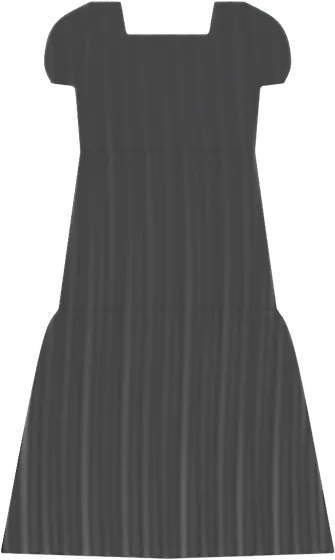
#> input picture uom-thu/app/g/dam-babydoll__den.webp, 335 x 560 px, given in place of 049447_0.jpg, which was not available
$ python build_assets.py out.png ../app/g/dam-babydoll__den.webp
#> lines starting #> are read from the running program, lines starting #| are printed output that depends on the picture
### uom-thu/blender/specs.py
# Garment specs shared by masks.py (PIL) and garments.py (Blender). Units: cm, y up, top of garment ~ y=0.
# A point is (x, y) smooth or (x, y, 1) sharp corner. Half outlines run from the centre line down the right side.

PX_PER_CM = 6

def mirror(half):
    """Close a right-half outline (starts and ends on x=0) into a full polygon."""
    left = [(-p[0],) + tuple(p[1:]) for p in reversed(half[1:-1])]
    return list(half) + left

def mir_pts(pts):
    return [(-p[0],) + tuple(p[1:]) for p in pts]

def mir_lines(lines):
    return lines + [[(-x, y) for x, y in l] for l in lines]

# [5 lines left out: function leg_crease, not called in this run]

# ---------- colours (name_vi, hex) ----------
LINEN_COLORS = {
    'be-yen-mach': ('Be yến mạch', '#d6c7ab'),
    'trang-nga':   ('Trắng ngà',   '#ece6d9'),
    'xanh-reu':    ('Xanh rêu',    '#8c9a78'),
    'nau-dat':     ('Nâu đất',     '#8a5a3c'),
    'xanh-navy':   ('Xanh navy',   '#2c3a55'),
    'den':         ('Đen',         '#262628'),
}
COAT_COLORS = {
    'camel':     ('Camel',      '#b88a5a'),
    'den':       ('Đen',        '#232325'),
    'xam-tieu':  ('Xám tiêu',   '#86868a'),
    'be-kem':    ('Be kem',     '#d9ccb4'),
    'nau-chocolate': ('Nâu socola', '#57392a'),
}
DRESS_COLORS = {
    'trang-nga':  ('Trắng ngà',  '#efe9dd'),
    'xanh-sage':  ('Xanh sage',  '#a3b19a'),
    'den':        ('Đen',        '#262628'),
    'hong-dat':   ('Hồng đất',   '#c58b7a'),
    'xanh-baby':  ('Xanh baby',  '#a9c1d9'),
}

G = {}

# ---------------- PANTS (quần linen) ----------------
def pants(key, name, waist, hip, length, hem_out, hem_in, crotch, elastic=False, cuff=False):
    w = waist
    half = [(0, 0, 1), (w, 0, 1), (w + 0.6, -5, 0) if elastic else (w + 0.5, -6), (hip, -24),
            (hem_out, -length, 1), (hem_in, -length, 1), (0, -crotch, 1)]
    if elastic:
        half = [(0, 0, 1), (w, 0, 1), (w + 0.4, -5.5, 1), (hip, -26), (hem_out, -length, 1), (hem_in, -length, 1), (0, -crotch, 1)]
    lines = []
    band = 5.5 if elastic else 4.0
    lines.append([(-w - 1, -band), (w + 1, -band)])
    if not elastic:
        lines += mir_lines([[(w - 3, -band), (hip - 2.2, -17)]])            # slant side pockets
        lines.append([(0, -band), (2.6, -band - 1), (2.6, -16), (0, -19.5)])  # fly stitching
        lines += mir_lines([[(x, 0), (x, -band)] for x in (w * 0.55, w - 1.5)])  # belt loops
    else:
        lines += [[(x, -0.6), (x, -band + 0.6)] for x in [i * 1.7 - w + 0.8 for i in range(int(2 * w / 1.7))]]  # elastic gathers
    if cuff:
        lines.append([(hem_in, -length + 4), (hem_out, -length + 4)])
        lines.append([(-hem_in, -length + 4), (-hem_out, -length + 4)])
    # pressed crease along each leg
    cx_top = hip * 0.5
    cx_bot = (hem_out + hem_in) / 2
    ridges = [((cx_top, -crotch + 2), (cx_bot, -length + 1), 0.55, 0.9),
              ((-cx_top, -crotch + 2), (-cx_bot, -length + 1), 0.55, 0.9)]
    slabs = [{'poly': [(-w - 0.3, 0.3, 1), (w + 0.3, 0.3, 1), (w + 0.7 if elastic else w + 0.5, -band, 1), (-w - 0.7 if elastic else -w - 0.5, -band, 1)], 'z': 0.15, 'th': 0.5}]
    if elastic:  # drawstring cords hanging from centre
        slabs.append({'poly': [(-1.2, -2.0, 1), (-0.6, -2.0, 1), (-1.6, -17, 1), (-2.3, -17, 1)], 'z': 0.6, 'th': 0.35})
        slabs.append({'poly': [(0.6, -2.0, 1), (1.2, -2.0, 1), (2.6, -16, 1), (1.9, -16, 1)], 'z': 0.6, 'th': 0.35})
    G[key] = dict(cat='quan', name=name, outline=mirror(half), lines=lines, ridges=ridges, slabs=slabs,
                  dots=[(0, -2.0)] if not elastic else [], dark=[],
                  folds=dict(top=0.45, bottom=1.5, lam=(5.5, 8.5, 13.0)), colors=LINEN_COLORS,
                  vton='Lower-body')

pants('quan-ong-rong', 'Quần linen ống rộng', 19, 25.5, 100, 32, 3.0, 33)
pants('quan-ong-suong', 'Quần linen ống suông', 18.5, 24.5, 100, 25.5, 4.5, 33)
pants('quan-lung-culottes', 'Quần culottes linen', 19, 26, 68, 32, 3.0, 32)
pants('quan-palazzo-lung-chun', 'Quần palazzo lưng chun', 16.5, 26, 104, 36, 2.5, 34, elastic=True)

# ---------------- COATS (áo măng tô) ----------------
def coat(key, name, length, belted=False, double=False):
    hem_w = 27 if length > 100 else 25.5
    half = [(0, -0.5, 1), (5.5, 1.5), (9, 0.6), (19.5, -3, 1), (23.5, -8), (27, -30), (29.5, -64, 1),
            (23.2, -66.5, 1), (23.6, -69, 1), (hem_w, -length, 1), (0, -length - 0.8, 1)]
    lines = []
    lines += mir_lines([[(20.5, -21), (22.2, -45), (23.0, -65.5)]])    # inner sleeve seam
    lines += mir_lines([[(19.3, -3), (21.5, -21)]])                     # armhole seam
    lines += mir_lines([[(23.6, -58), (29.0, -58.8)]])                  # cuff tab line
    lines += mir_lines([[(10.5, -62), (18.5, -60.5)], [(10.5, -62), (10.6, -63.2)], [(18.5, -60.5), (18.7, -61.8)]])  # pocket flaps
    lines.append([(0.0, -39), (0.0, -length)])                          # front closure
    lines.append([(-hem_w + 1, -length + 3), (hem_w - 1, -length + 3)])  # hem stitch
    dots = []
    if double:
        dots += [(6, y) for y in (-44, -56, -68)] + [(-6, y) for y in (-44, -56, -68)]
    elif not belted:
        dots += [(2.4, y) for y in (-46, -60, -74)]
    lapel = [(5.5, 1.5, 1), (8.7, 0.4, 1), (12.8, -8.5, 1), (11.3, -11.2, 1), (15.2, -14, 1), (7.5, -28), (0.6, -40, 1), (0.2, -38.5, 1)]
    if double:
        lapel = [(5.5, 1.5, 1), (8.7, 0.4, 1), (13.3, -9, 1), (11.8, -11.8, 1), (16.5, -14.5, 1), (11, -27), (2.0, -41, 1), (0.2, -38.5, 1)]
    slabs = [{'poly': lapel, 'z': 0.6, 'th': 0.45}, {'poly': mir_pts(lapel), 'z': 0.6, 'th': 0.45}]
    dark = [[(0, -0.5), (5.3, 1.4), (0.2, -38.5), (-5.3, 1.4)]]  # visible inside of the V neckline
    if belted:
        slabs.append({'poly': [(-25, -40, 1), (25, -40, 1), (25.3, -45, 1), (-25.3, -45, 1)], 'z': 0.8, 'th': 0.4})
        slabs.append({'poly': [(-2.5, -39.5, 1), (2.5, -39.5, 1), (3, -46, 1), (-3, -46, 1)], 'z': 1.3, 'th': 0.5})  # knot
        slabs.append({'poly': [(-2.2, -45, 1), (0.6, -45, 1), (-1.5, -78, 1), (-4.6, -77, 1)], 'z': 1.1, 'th': 0.35})  # sash tails
        slabs.append({'poly': [(0.4, -45, 1), (3.0, -45, 1), (4.8, -70, 1), (1.8, -70.5, 1)], 'z': 1.2, 'th': 0.35})
    G[key] = dict(cat='mangto', name=name, outline=mirror(half), lines=lines,
                  ridges=[((0, -40), (0, -length), -0.35, 0.7)], slabs=slabs, dots=dots, dark=dark,
                  folds=dict(top=0.3, bottom=1.1, lam=(6.5, 10.0, 15.0)), colors=COAT_COLORS, vton='Dress')

coat('mangto-dang-dai', 'Măng tô dáng dài', 112)
coat('mangto-dang-lung', 'Măng tô dáng lửng', 86)
coat('mangto-that-dai', 'Măng tô thắt đai', 108, belted=True)
coat('mangto-hai-hang-khuy', 'Măng tô hai hàng khuy', 104, double=True)

# ---------------- DRESSES (đầm linen) ----------------
def dress(key, name, half, lines=(), slabs=(), dots=(), dark=(), folds=None):
    G[key] = dict(cat='dam', name=name, outline=mirror(half), lines=list(lines), ridges=[], slabs=list(slabs),
                  dots=list(dots), dark=list(dark), folds=folds or dict(top=0.35, bottom=1.4, lam=(5.0, 8.0, 12.0)),
                  colors=DRESS_COLORS, vton='Dress')

# slip dress, 2 straps
strap = [(5.6, -11.5, 1), (6.4, -11.5, 1), (7.4, 1.5, 1), (6.6, 1.5, 1)]
dress('dam-hai-day', 'Đầm hai dây linen',
      [(0, -15.5, 1), (6.2, -11, 1), (10.5, -13.5, 1), (12, -25), (11, -38), (14, -62), (17.5, -104, 1), (0, -105, 1)],
      lines=[[(-11, -38), (11, -38)]] + [[(-17, -101), (17, -101)]],
      slabs=[{'poly': strap, 'z': 0.3, 'th': 0.3}, {'poly': mir_pts(strap), 'z': 0.3, 'th': 0.3}])

# shirt dress with collar, short sleeves, button placket and tie belt
collar = [(0.3, -3.5, 1), (4.5, 1.2, 1), (7.8, 0.3, 1), (6.0, -6.5, 1)]
dress('dam-so-mi', 'Đầm sơ mi linen',
      [(0, -3.5, 1), (4.5, 1.0), (8.5, 0.6), (17.5, -3, 1), (24, -9.5), (26.5, -22, 1), (19.8, -24.5, 1), (18.8, -37), (17.6, -42),
       (24.5, -102, 1), (0, -103, 1)],
      lines=[[(-1.6, -3), (-1.6, -102)], [(1.6, -3), (1.6, -102)]] + mir_lines([[(17.6, -3), (19.8, -24)], [(19.6, -19.5), (26.0, -18)]]),
      slabs=[{'poly': collar, 'z': 0.5, 'th': 0.35}, {'poly': mir_pts(collar), 'z': 0.5, 'th': 0.35},
             {'poly': [(-18.3, -39, 1), (18.3, -39, 1), (18.5, -43, 1), (-18.5, -43, 1)], 'z': 0.6, 'th': 0.35},
             {'poly': [(-1.5, -42.5, 1), (1.2, -42.5, 1), (-2.0, -64, 1), (-4.6, -63, 1)], 'z': 0.9, 'th': 0.3},
             {'poly': [(0.8, -42.5, 1), (3.0, -42.5, 1), (5.4, -60, 1), (2.8, -60.5, 1)], 'z': 1.0, 'th': 0.3}],
      dots=[(0, y) for y in (-7, -17, -27, -48, -58, -68, -78, -88)])

# A-line sleeveless, round neck
dress('dam-chu-a', 'Đầm chữ A sát nách',
      [(0, -5, 1), (6, -1, 1), (12.5, -2, 1), (12.2, -9), (15.8, -21, 1), (15.2, -34), (26, -96, 1), (0, -98, 1)],
      lines=[[(-15.2, -34), (15.2, -34)], [(-25.5, -93.5), (25.5, -93.5)]] + mir_lines([[(5.5, -34), (8.5, -96)]]),
      folds=dict(top=0.3, bottom=1.6, lam=(6.0, 9.0, 14.0)))

# babydoll smock: square neck, puff sleeves, tiered skirt
dress('dam-babydoll', 'Đầm babydoll tầng',
      [(0, -6, 1), (8, -6, 1), (9, 0, 1), (14, 0, 1), (21, -3.5), (22.5, -11), (21, -14, 1), (16.5, -14.5, 1), (15.5, -27, 1),
       (19.5, -56, 1), (22.5, -60), (30, -100, 1), (0, -101, 1)],
      lines=[[(-15.5, -27), (15.5, -27)], [(-19.5, -56), (19.5, -56)]] + mir_lines([[(14, -0.5), (16.5, -14)], [(15.6, -12.5), (21.5, -12)]])
            + [[(x, -27.5), (x * 1.1, -31)] for x in [i * 2.2 - 15 for i in range(14)]]
            + [[(x, -56.5), (x * 1.06, -60)] for x in [i * 2.6 - 19 for i in range(15)]],
      folds=dict(top=0.35, bottom=1.5, lam=(3.5, 6.0, 9.0)))

### uom-thu/blender/build_assets.py
# Crop renders, make overlay (no shadow) + thumbnail (white bg) WebPs, compute anchor points, write data.js
import os, sys, json, glob
from PIL import Image, ImageDraw
HERE = os.path.dirname(os.path.abspath(__file__))
sys.path.insert(0, HERE)
from specs import G

REN = os.path.join(HERE, 'render')
OUT = sys.argv[1]
VT = sys.argv[2]  # vton dir (models)
os.makedirs(os.path.join(OUT, 'g'), exist_ok=True)
os.makedirs(os.path.join(OUT, 'm'), exist_ok=True)

# anchor x in cm and how far out on the body's shoulder half-width it sits
SHOULDER = {'mangto': (19.5, -3, 0.9), 'dam-hai-day': (6.8, 1.0, 0.5), 'dam-so-mi': (17.5, -3, 0.95),
            'dam-chu-a': (12.5, -2, 0.7), 'dam-babydoll': (14, 0, 0.75)}

garments = []
for key, g in G.items():
    files = sorted(glob.glob(os.path.join(REN, key + '__*.png')))
    if not files:
        continue
    out = g['outline']; ys = [p[1] for p in out]; xs = [p[0] for p in out]
    top, bot = max(ys), min(ys); h, w = top - bot, max(xs) - min(xs)
    scale = max(h * 1.14, w * 1.14 * 4 / 3); ppc = 1024 / scale; cy = (top + bot) / 2
    to_px = lambda x, y: (384 + x * ppc, 512 - (y - cy) * ppc)
    entry = {'key': key, 'cat': g['cat'], 'name': g['name'], 'colors': []}
    crop = None
    for f in files:
        im = Image.open(f).convert('RGBA')
        a = im.getchannel('A')
        solid = a.point(lambda v: 255 if v > 245 else 0)
        if crop is None:
            l, t, r, b = solid.getbbox(); crop = (max(0, l - 2), max(0, t - 2), min(768, r + 2), min(1024, b + 2))
        # overlay: drop the soft shadow (partial alpha) but keep anti-aliased edges
        ov = im.copy(); oa = a.point(lambda v: max(0, min(255, int((v - 215) * 255 / 40))))
        for poly in g['dark']:  # open neckline: let the model's neck / top show through
            ImageDraw.Draw(oa).polygon([to_px(*q) for q in poly], fill=0)
        ov.putalpha(oa)
        ov = ov.crop(crop)
        k = 560 / ov.height; ov = ov.resize((round(ov.width * k), 560), Image.LANCZOS)
        cid = os.path.basename(f)[len(key) + 2:-4]
        ov.save(os.path.join(OUT, 'g', f'{key}__{cid}.webp'), 'WEBP', quality=82, method=6)
        th = Image.new('RGBA', im.size, (255, 255, 255, 255)); th.alpha_composite(im)
        tb = th.convert('RGB').crop((max(0, crop[0] - 30), max(0, crop[1] - 20), min(768, crop[2] + 30), min(1024, crop[3] + 30)))
        tb.thumbnail((220, 260)); tb.save(os.path.join(OUT, 'g', f'{key}__{cid}_t.webp'), 'WEBP', quality=78)
        nm, hx = g['colors'][cid]
        entry['colors'].append({'id': cid, 'name': nm, 'hex': hx})
    cw, ch = crop[2] - crop[0], crop[3] - crop[1]
    fx = lambda x, y: ((to_px(x, y)[0] - crop[0]) / cw, (to_px(x, y)[1] - crop[1]) / ch)
    entry['aspect'] = round(cw / ch, 4)
    entry['hcm'] = round(ch / ppc, 2)
    if g['cat'] == 'quan':
        wx = max(p[0] for p in out if p[1] == 0)
        entry['anchor'] = {'type': 'waist', 'l': fx(-wx, 0)[0], 'r': fx(wx, 0)[0], 'y': fx(0, 0)[1], 'ref': 100}
    else:
        ax, ay, frac = SHOULDER['mangto' if g['cat'] == 'mangto' else key]
        entry['anchor'] = {'type': 'shoulder', 'l': fx(-ax, ay)[0], 'r': fx(ax, ay)[0], 'y': fx(0, ay)[1], 'frac': frac, 'ref': 130}
    entry['anchor'] = {k2: (round(v, 4) if isinstance(v, float) else v) for k2, v in entry['anchor'].items()}
    garments.append(entry)
#> pass 2 of the loop `for key, g in G.items():`:

# models: percent keypoints (sy shoulder y, sl/sr shoulder x, wy waist y, wl/wr waist x, ay ankle y, cx centre x)
MODELS = [
    ('049447_0.jpg', 'Dáng thon, cao', dict(sy=16, sl=31, sr=63, wy=30, wl=37, wr=60, ay=88, cx=48)),
    ('051482_0.jpg', 'Dáng mảnh', dict(sy=9, sl=38, sr=62, wy=33, wl=41, wr=62, ay=87, cx=52)),
    ('model_9.png', 'Dáng nhỏ nhắn', dict(sy=19, sl=33, sr=68, wy=38, wl=38, wr=62, ay=90, cx=50)),
    ('049713_0.jpg', 'Dáng khỏe', dict(sy=15, sl=36, sr=68, wy=38, wl=43, wr=62, ay=88, cx=53)),
    ('053514_0.jpg', 'Dáng đồng hồ cát', dict(sy=8, sl=37, sr=65, wy=28, wl=40, wr=63, ay=88, cx=51)),
    ('model_8.png', 'Dáng chân dài', dict(sy=17, sl=33, sr=65, wy=39, wl=39, wr=62, ay=88, cx=50)),
    ('052472_0.jpg', 'Dáng cao, mảnh', dict(sy=8, sl=36, sr=61, wy=33, wl=39, wr=58, ay=89, cx=49)),
    ('053228_0.jpg', 'Dáng cân đối', dict(sy=10, sl=33, sr=62, wy=31, wl=37, wr=60, ay=85, cx=49)),
    ('051918_0.jpg', 'Nam, vai rộng', dict(sy=18, sl=31, sr=69, wy=45, wl=37, wr=62, ay=88, cx=49)),
    ('049205_0.jpg', 'Nam, dáng gầy', dict(sy=13, sl=31, sr=70, wy=43, wl=35, wr=63, ay=87, cx=49)),
]
models = []
for i, (f, label, kp) in enumerate(MODELS):
    im = Image.open(os.path.join(VT, 'models', f)).convert('RGB')
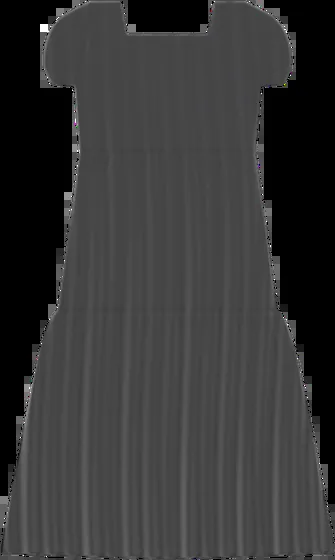
#> im: PIL image 335x560 RGB; mean R, G, B 54.4, 54.4, 54.4
    mid = f'm{i + 1}'
    im.resize((600, 800), Image.LANCZOS).save(os.path.join(OUT, 'm', mid + '.webp'), 'WEBP', quality=80, method=6)
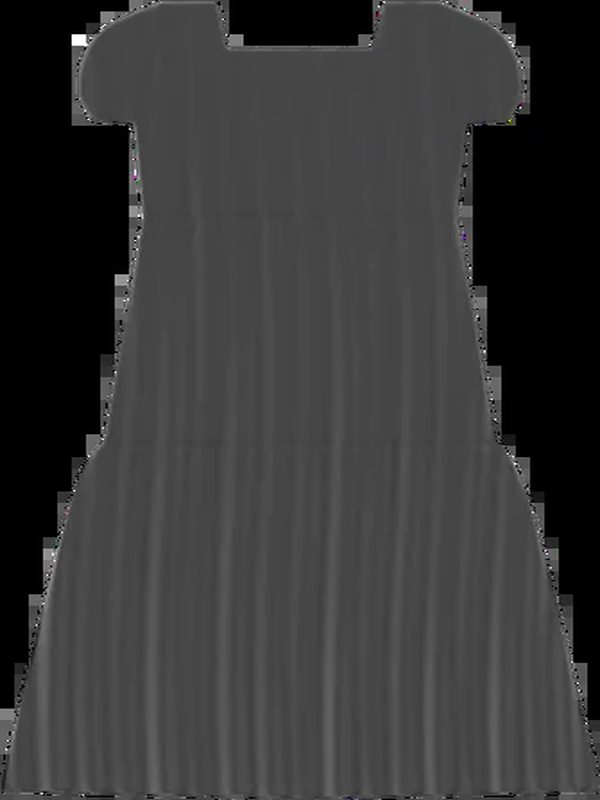
#> saved as m1.webp: PIL image 600x800 RGB; mean R, G, B 54.5, 54.5, 54.5
    t = im.resize((120, 160), Image.LANCZOS); t.save(os.path.join(OUT, 'm', mid + '_t.webp'), 'WEBP', quality=75)
    models.append({'id': mid, 'label': label, 'kp': kp})
#> pass 2 of the loop `for i, (f, label, kp) in enumerate(MODELS):`:
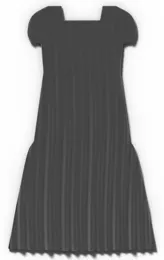
#> input picture uom-thu/app/g/dam-babydoll__den_t.webp, 164 x 260 px, given in place of 051482_0.jpg, which was not available
#> im is the input picture: PIL image 164x260 RGB; mean R, G, B 140.1, 140.1, 140.1
#> `im.resize((600, 800), Image.LANCZOS).save(os.path.join(OUT, 'm', mid +..`:
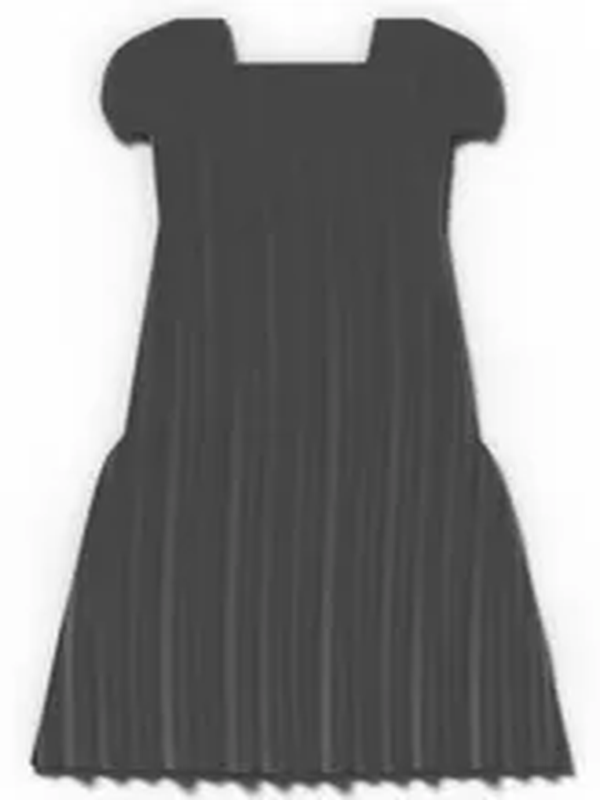
#> saved as m2.webp: PIL image 600x800 RGB; mean R, G, B 140.1, 140.1, 140.1
#> `t = im.resize((120, 160), Image.LANCZOS)`:
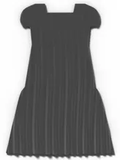
#> t: PIL image 120x160 RGB; mean R, G, B 140.1, 140.1, 140.1
#> (the run stopped early here; a loop or call above may not have finished)
